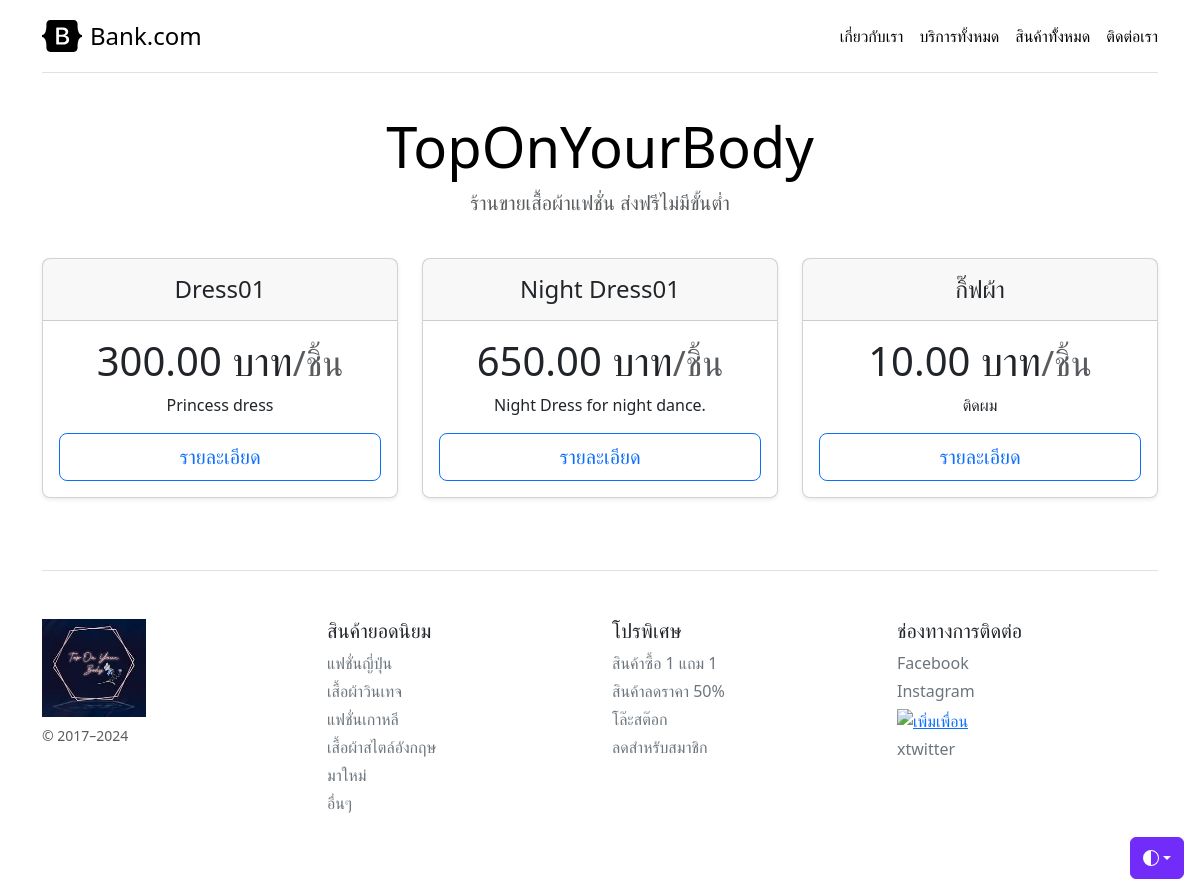
Before: / with the older database file.
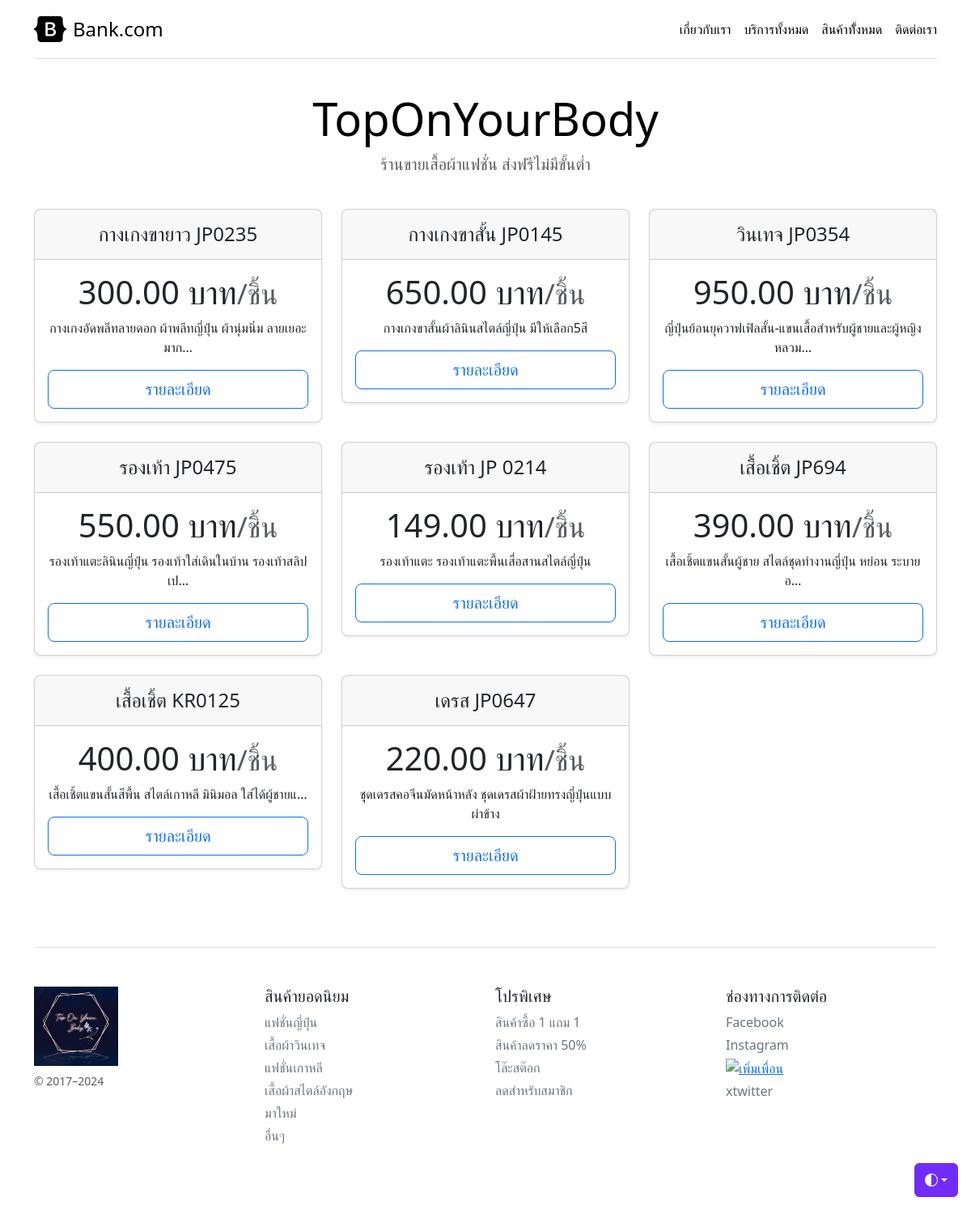
After: the same page with the newer database file.
### myapp/models.py (models this page shows, shortened)
class Product(models.Model):
    name = models.CharField(max_length=255)
    description = models.TextField()
    price = models.DecimalField(max_digits=10, decimal_places=2,default=10)
    image = models.ImageField(upload_to='product_images/', null=True, blank= True)
    created = models.DateTimeField(auto_now_add=True)
    updated = models.DateTimeField(auto_now=True)

### myapp/views.py (the view)
# urls.py: path('', Homepage, name='home' ),       #หน้าแรกเวลาเข้าไปโดยไม่ได้ระบุหน้าเช่น   www.book.com
def Homepage(request):
    product = Product.objects.all()
    context = {'product':product}
    return render(request,'myapp/home.html',context)

### myapp/template/myapp/home.html (shortened to what this page needs)
{% extends 'myapp/base.html' %}
{% block content %}
<div class="pricing-header p-3 pb-md-4 mx-auto text-center">
    <h1 class="display-4 fw-normal text-body-emphasis">TopOnYourBody</h1>
    <p class="fs-5 text-body-secondary">ร้านขายเสื้อผ้าแฟชั่น ส่งฟรีไม่มีขั้นต่ำ</p>
  </div>
<div class="row row-cols-1 row-cols-md-3 mb-3 text-center">
    {% for pd in product %}
    <div class="col">
      <div class="card mb-4 rounded-3 shadow-sm">
        <div class="card-header py-3">
          <h4 class="my-0 fw-normal">{{pd.name}}</h4>
        </div>
        <div class="card-body">
          <h1 class="card-title pricing-card-title">{{pd.price}} บาท<small class="text-body-secondary fw-light">/ชิ้น</small></h1>
            <p>{{pd.description|truncatechars:50}}</p>
          <button type="button" class="w-100 btn btn-lg btn-outline-primary">รายละเอียด</button>
        </div>
      </div>
    </div>
    {% endfor %}
  </div>
{% endblock content %}

### myapp/template/myapp/base.html (shortened to what this page needs)
<!doctype html>
<html lang="en" data-bs-theme="auto">
  <head><script src="https://getbootstrap.com/docs/5.3/assets/js/color-modes.js"></script>
    <link rel="stylesheet" href="https://cdn.jsdelivr.net/npm/@docsearch/css@3">
<link href="https://getbootstrap.com/docs/5.3/dist/css/bootstrap.min.css" rel="stylesheet">
    <link href="https://getbootstrap.com/docs/5.3/examples/pricing/pricing.css" rel="stylesheet">
  </head>
  <body>
    <div class="dropdown position-fixed bottom-0 end-0 mb-3 me-3 bd-mode-toggle">
      <button class="btn btn-bd-primary py-2 dropdown-toggle d-flex align-items-center"
              id="bd-theme"
              type="button"
              aria-expanded="false"
              data-bs-toggle="dropdown"
              aria-label="Toggle theme (auto)">
        <svg class="bi my-1 theme-icon-active" width="1em" height="1em"><use href="#circle-half"></use></svg>
      </button>
    </div>
<div class="container py-3">
  <header>
    <div class="d-flex flex-column flex-md-row align-items-center pb-3 mb-4 border-bottom">
      <a href="{% url 'home' %}" class="d-flex align-items-center link-body-emphasis text-decoration-none">
        <span class="fs-4">Bank.com</span>
      </a>
      <nav class="d-inline-flex mt-2 mt-md-0 ms-md-auto">
        <a class="me-3 py-2 link-body-emphasis text-decoration-none" href="{% url 'about' %}">เกี่ยวกับเรา</a>
        <a class="me-3 py-2 link-body-emphasis text-decoration-none" href="{% url 'services' %}">บริการทั้งหมด</a>
        <a class="me-3 py-2 link-body-emphasis text-decoration-none" href="{% url 'products' %}">สินค้าท้ั้งหมด</a>
        <a class="py-2 link-body-emphasis text-decoration-none" href="{% url 'contact' %}">ติดต่อเรา</a>
      </nav>
    </div>
  </header>
  <main>
     {% block content %}{% endblock content %}
  </main>
  <footer class="pt-4 my-md-5 pt-md-5 border-top">
    <div class="row">
      <div class="col-12 col-md">
        <img class="mb-2" alt="" width="40%" >
        <small class="d-block mb-3 text-body-secondary">&copy; 2017–2024</small>
      </div>
      <div class="col-6 col-md">
        <h5>สินค้ายอดนิยม</h5>
        <ul class="list-unstyled text-small">
          <li class="mb-1"><a class="link-secondary text-decoration-none" href="#">แฟชั่นญี่ปุ่น</a></li>
          <li class="mb-1"><a class="link-secondary text-decoration-none" href="#">เสื้อผ้าวินเทจ</a></li>
          <li class="mb-1"><a class="link-secondary text-decoration-none" href="#">แฟชั่นเกาหลี</a></li>
          <li class="mb-1"><a class="link-secondary text-decoration-none" href="#">เสื้อผ้าสไตล์อังกฤษ</a></li>
          <li class="mb-1"><a class="link-secondary text-decoration-none" href="#">มาใหม่</a></li>
          <li class="mb-1"><a class="link-secondary text-decoration-none" href="#">อื่นๆ</a></li>
        </ul>
      </div>
      <div class="col-6 col-md">
        <h5>โปรพิเศษ</h5>
        <ul class="list-unstyled text-small">
          <li class="mb-1"><a class="link-secondary text-decoration-none" href="#">สินค้าซื้อ 1 แถม 1</a></li>
          <li class="mb-1"><a class="link-secondary text-decoration-none" href="#">สินค้าลดราคา 50%</a></li>
          <li class="mb-1"><a class="link-secondary text-decoration-none" href="#">โล๊ะสต๊อก</a></li>
          <li class="mb-1"><a class="link-secondary text-decoration-none" href="#">ลดสำหรับสมาชิก</a></li>
        </ul>
      </div>
      <div class="col-6 col-md">
        <h5>ช่องทางการติดต่อ</h5>
        <ul class="list-unstyled text-small">
          <li class="mb-1"><a class="link-secondary text-decoration-none" href="#">Facebook</a></li>
          <li class="mb-1"><a class="link-secondary text-decoration-none" href="#">Instagram</a></li>
          <li class="mb-1"><a class="link-secondary text-decoration-none" href="#"><a href="https://lin.ee/dV1e12i"><img src="https://scdn.line-apps.com/n/line_add_friends/btn/th.png" alt="เพิ่มเพื่อน" height="36" border="0"></a></a></li>
          <li class="mb-1"><a class="link-secondary text-decoration-none" href="#">xtwitter</a></li>
        </ul>
      </div>
    </div>
  </footer>
</div>
    </body>
</html>

### myapp/template/myapp/base.html (style rules this page uses)
.bi { vertical-align: -.125em; fill: currentColor; }
.btn-bd-primary { --bd-violet-bg: #712cf9; --bd-violet-rgb: 112.520718, 44.062154, 249.437846; --bs-btn-font-weight: 600; --bs-btn-color: var(--bs-white); --bs-btn-bg: var(--bd-violet-bg); --bs-btn-border-color: var(--bd-violet-bg); --bs-btn-hover-color: var(--bs-white); --bs-btn-hover-bg: #6528e0; --bs-btn-hover-border-color: #6528e0; --bs-btn-focus-shadow-rgb: var(--bd-violet-rgb); --bs-btn-active-color: var(--bs-btn-hover-color); --bs-btn-active-bg: #5a23c8; --bs-btn-active-border-color: #5a23c8; }
.bd-mode-toggle { z-index: 1500; }

Changed rows visible on the page:
changed Product: name "Dress01" → "กางเกงขายาว JP0235"; description "Princess dress" → "กางเกงอัดพลีทลายดอก ผ้าพลีทญี่ปุ่น ผ้านุ่มนิ่ม ลายเยอะมาก…"
changed Product: name "Night Dress01" → "กางเกงขาสั้น JP0145"; description "Night Dress for night dance." → "กางเกงขาสั้นผ้าลินินสไตล์ญี่ปุ่น มีให้เลือก5สี"
changed Product: name "กิ๊ฟผ้า" → "วินเทจ JP0354"; price "10.00" → "950.00"; description "ติดผม" → "ญี่ปุ่นย้อนยุควาฟเฟิลสั้น-แขนเสื้อสำหรับผู้ชายและผู้หญิงหลวม…"
added Product: name "รองเท้า JP0475", price "550.00", description "รองเท้าแตะลินินญี่ปุ่น รองเท้าใส่เดินในบ้าน รองเท้าสลิปเป…"
added Product: name "รองเท้า JP 0214", price "149.00", description "รองเท้าแตะ รองเท้าแตะพื้นเสื่อสานสไตล์ญี่ปุ่น"
added Product: name "เสื้อเชิ้ต JP694", price "390.00", description "เสื้อเชิ้ตแขนสั้นผู้ชาย สไตล์ชุดทํางานญี่ปุ่น หย่อน ระบาย อ…"
added Product: name "เสื้อเชิ้ต KR0125", price "400.00", description "เสื้อเชิ้ตแขนสั้นสีพื้น สไตล์เกาหลี มินิมอล ใส่ได้ผู้ชายแ…"
added Product: name "เดรส JP0647", price "220.00", description "ชุุดเดรสคอจีนมัดหน้าหลัง ชุดเดรสผ้าฝ้ายทรงญี่ปุ่นแบบผ่าข้าง"
